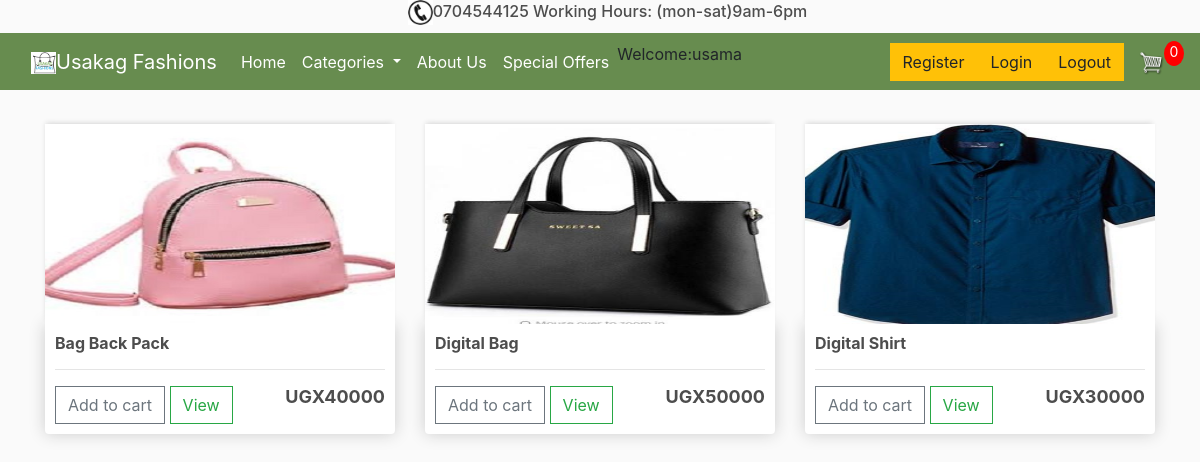
The app's page /special_offers/ (signed in) with its own data.
### store/models.py (models this page shows, shortened)
class Product(models.Model):
    name = models.CharField(max_length=200, null=True)
    price = models.DecimalField(max_digits=10, decimal_places=0)
    digital = models.BooleanField(default=False, null=True, blank=False)
    image = models.ImageField(upload_to='images', null=True, blank=True)
    STATUS_TYPE_CHOICES=[
        ('BAGS','BAGS'),
        ('MEN','MEN'),
        ('SCARVES','SCARVES'),
        ('WOMEN','WOMEN')
    ]
    status=models.CharField(max_length=100,choices=STATUS_TYPE_CHOICES)
    STATUS_TYPE_CHOICES=[
        ('YES','YES'),
        ('NO','NO'),
    ]
    special_offers=models.CharField(max_length=100,choices=STATUS_TYPE_CHOICES)
    @property
    def imageURL(self):
        try:
            url = self.image.url
        except:
            url = ''
        return url

### store/views.py (the view)
# urls.py: path('special_offers/', views.manage_special_offers, name="special_offers"),
def manage_special_offers(request):
    data= cartData(request)
    cartItems = data['cartItems']
    specials = Product.objects.filter(special_offers = 'YES')
    context={
        "specials":specials,
        'cartItems':cartItems
    }
    return render(request, 'store/special_offers.html', context)

### store/models.py (called while the page is built)
    @property
    def get_cart_items(self):
        orderitems = self.orderitem_set.all()
        total = sum([item.quantity for item in orderitems])
        return total

### store/utils.py (called while the page is built)
def cartData(request):
    if request.user.is_authenticated:
        customer = request.user.customer
        order, created = Order.objects.get_or_create(customer=customer,complete=False)
        items = order.orderitem_set.all()
        cartItems = order.get_cart_items
    else:
        cookieData = cookieCart(request)
        cartItems = cookieData['cartItems']
        order = cookieData['order']
        items = cookieData['items']
    return{'cartItems':cartItems, 'order':order, 'items':items}

### store/templates/store/special_offers.html
{% extends 'store/main.html' %}
{% load static %}
{% block content %}
     <div class="row">
        {% for special in specials %}
        <div class="col-lg-4">
            <img class="thumbnail" src="{{special.imageURL}}">
            <div class="box-element product">
                <h6><strong>{{special.name}}</strong></h6>
                <h>
                <hr>
                <button data-product={{special.id}} data-action="add" class="btn btn-outline-secondary add-btn update-cart">Add to cart</button>
                <a  class="btn btn-outline-success" href="{% url 'single_product' special.id %}">View</a>
                <h4 style="display: inline-block; float: right; font-size: 18px;"><strong>UGX{{special.price}}</strong></h4>
            </div>
        </div>
        {% endfor %}
     </div>
{% endblock content %}

### store/templates/store/main.html (shortened to what this page needs)
<!DOCTYPE html>
{% load static %}
<html>
<head>
     <link rel="stylesheet" href="https://stackpath.bootstrapcdn.com/bootstrap/4.4.1/css/bootstrap.min.css">
    <link rel="stylesheet" type="text/css" href="{% static 'css/main.css' %}">
</head>
<body>
  <div class="text-center">
    <h6><a href="#"><img id="logo-icon" src="{% static 'images/phone.png' %}" alt=" " /></a>0704544125  Working Hours: (mon-sat)9am-6pm</h6>
  </div>
    <nav class="navbar navbar-expand-lg navbar-dark bg-dark">
        <a class="navbar-brand" href="{% url 'store' %}"><img id="logo-icon" src="{% static 'images/capture1.png' %}" alt=" " />Usakag Fashions</a>
        <div class="collapse navbar-collapse" id="navbarSupportedContent">
          <ul class="navbar-nav mr-auto">
            <li class="nav-item active">
              <a class="nav-link" href="{% url 'store' %}">Home <span class="sr-only">(current)</span></a>
            </li>
            <li class="nav-item active dropdown">
              <a class="nav-link dropdown-toggle" href="{% url 'store' %}" id="navbarDropdown" role="button" data-toggle="dropdown" aria-haspopup="true" aria-expanded="false">
                Categories
              </a>
            </li>
            <li class="nav-item active">
              <a class="nav-link" href="{% url 'store' %}">About Us <span class="sr-only">(current)</span></a>
            </li>
            <li class="nav-item active">
              <a class="nav-link" href="{% url 'special_offers' %}">Special Offers <span class="sr-only">(current)</span></a>
            </li>
            <li class="nav-link-active">Welcome:{{request.user.username}}</li>
          </ul>
          <div class="form-inline my-2 my-lg-0">
            <a href="{% url 'register' %}"class="btn btn-warning">Register</a>
            <a href="{% url 'login' %}"class="btn btn-warning">Login</a>
            <a href="{% url 'logout' %}"class="btn btn-warning">Logout</a>
            <a href="{% url 'cart' %}">
               <img  id="cart-icon" src="{% static 'images/cart.png' %}">
           </a>
           <p id="cart-total">{{cartItems}}</p>
       </div>
        </div>
      </nav>
     <div class="container">
        <br>
        {% block content %}
        {% endblock content %}
     </div>
</body>
</html>

### static/css/main.css (style rules this page uses)
body { background-color: hsl(0, 0%, 98%); }
h1,h2,h3,h4,h5,h6 { color:hsl(0, 0%, 30%); }
.box-element { box-shadow:hsl(0, 0%, 80%) 0 0 16px; background-color: #fff; border-radius: 4px; padding: 10px; }
.thumbnail { width: 100%; height: 200px; -webkit-box-shadow: -1px -3px 5px -2px rgba(214,214,214,1); -moz-box-shadow: -1px -3px 5px -2px rgba(214,214,214,1); box-shadow: -1px -3px 5px -2px rgba(214,214,214,1); }
.product { border-radius: 0 0 4px 4px; }
.bg-dark { background-color: #678c4f!important; }
#cart-icon { width:25px; display: inline-block; margin-left: 15px; }
#logo-icon { width:25px; display: inline-block; margin-left: 15px; }
#cart-total { display: block; text-align: center; color:#fff; background-color: red; width: 20px; height: 25px; border-radius: 50%; font-size: 14px; }
.col-lg-4, .col-lg-6, .col-lg-8, .col-lg-12 { margin-top: 10px; }
.btn { border-radius: 0; }

### records on screen
Product: imageURL (picture), name "Bag Back Pack", price "40000"
Product: imageURL (picture), name "Digital Bag", price "50000"
Product: imageURL (picture), name "Digital Shirt", price "30000"

### other values on screen
{{ request.user.username }} "usama"
{{ cartItems }} "0"
